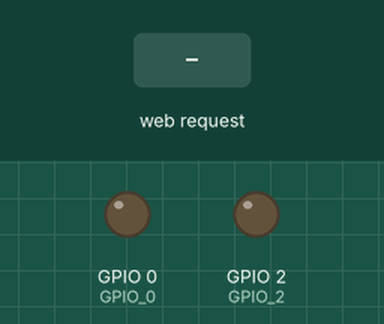
A sketch run on a simulated ESP8266 (NodeMCU). Shown: output pins drawn as LEDs (lit = HIGH). The inputs (shaded band) are chosen by the test bench. WiFi joins after 1.5 s; servers stay silent unless stated; what the sketch prints to the serial monitor is not drawn.

Above: at 3.7 s.
3.8 s: HTTP request GET /switch1On received
At 4.4 s:
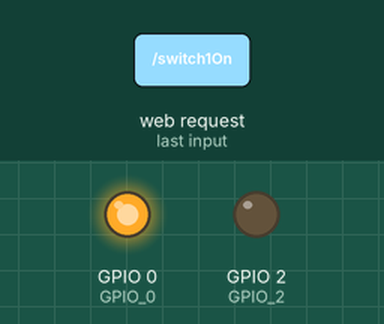
5.3 s: HTTP request GET /switch2On received
At 6.5 s:
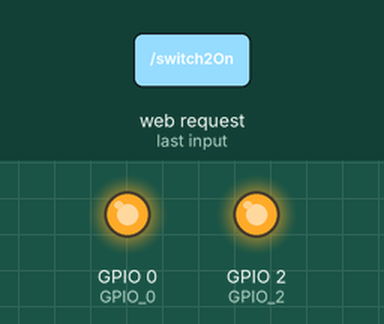
6.8 s: HTTP request GET /switch1Off received
At 7.8 s:
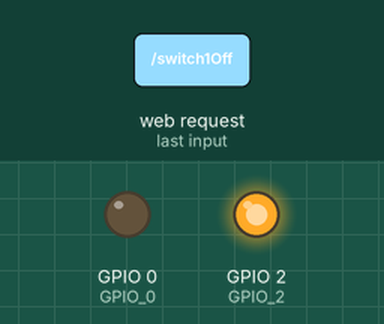
8.3 s: HTTP request GET /switch2Off received
At 9.0 s:
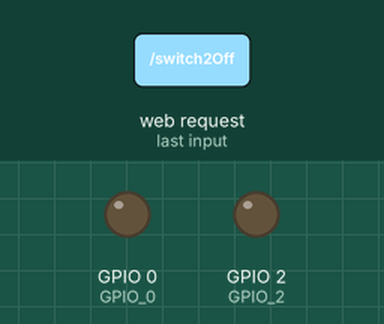
Timing chart, 0 to 10.8 s (numbered marks = the images above; inputs shaded):
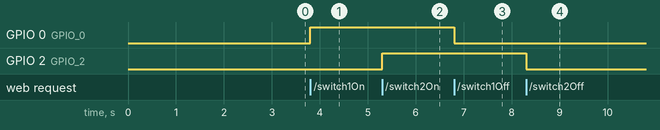

Measured:
- after the input at 3.8 s, GPIO 0 (GPIO_0): LOW → HIGH at once
- after the input at 5.3 s, GPIO 2 (GPIO_2): LOW → HIGH at once
- after the input at 6.8 s, GPIO 0 (GPIO_0): HIGH → LOW at once
- after the input at 8.3 s, GPIO 2 (GPIO_2): HIGH → LOW at once

The sketch:

Home_Automaton.ino
```cpp
 /************
  * The ESP8266 is connected to power loads through mechancical relays
  * BC547 is used for switching the ouput of the ESP-01
  */
#include <ESP8266WiFi.h>
#include <WiFiClient.h>
#include <ESP8266WebServer.h>
#include <ESP8266mDNS.h>

MDNSResponder mdns;

const char* ssid = "Emancipator";  //Enter you Wifi SSID here
const char* password = "emmanuelidiags"; //Enter your password here

ESP8266WebServer server(80);

String mainPage = ""; //The default page
String feedback = ""; //Gives staus of the switch
String currentPage = ""; //Combines main and feedback page

int GPIO_0 = 0; //Pin defanition
int GPIO_2 = 2; //Pin defanition

void setup(void){
  mainPage += "<h1 align=\"center\">Smart Junction Box</h1><h2 align=\"center\">by CircuitDigest</h2><h1 align=\"center\"><p>Switch 1 <a href=\"switch1On\"><button>ON</button></a>&nbsp;<a href=\"switch1Off\"><button>OFF</button>  </a></p>";
  mainPage += "<p>Switch 2 <a href=\"switch2On\"><button>ON</button></a>&nbsp;<a href=\"switch2Off\"><button>OFF</button>  </a></p>";
  feedback = "<h3 align=\"center\">Both Switch 1 and switch 2 are OFF</h3>";

  currentPage = mainPage+feedback;
  // preparing GPIOs
  pinMode(GPIO_0, OUTPUT);
  digitalWrite(GPIO_0, LOW);
  pinMode(GPIO_2, OUTPUT);
  digitalWrite(GPIO_2, LOW);

  delay(1000);
  Serial.begin(115200);
  WiFi.begin(ssid, password);
  Serial.println("");

  // Wait for connection
  while (WiFi.status() != WL_CONNECTED) {
    delay(500);
    Serial.print(".");
  }
  Serial.println("");
  Serial.print("Connected to ");
  Serial.println(ssid);
  Serial.print("IP address: ");
  Serial.println(WiFi.localIP());

  if (mdns.begin("esp8266", WiFi.localIP())) {
    Serial.println("MDNS responder started");
  }

  server.on("/", [](){
    currentPage = mainPage+feedback;
    server.send(200, "text/html", currentPage);
    currentPage = "";
  });


  server.on("/switch1On", [](){
    feedback = "<h3 align=\"center\">Switch 1 turned ON</h3>";
    currentPage=mainPage+feedback;
    server.send(200, "text/html", currentPage);
    currentPage="";
    digitalWrite(GPIO_0, HIGH);
    delay(1000);
  });
  server.on("/switch1Off", [](){
    feedback = "<h3 align=\"center\">Switch 1 turned OFF</h3>";
    currentPage=mainPage+feedback;
    server.send(200, "text/html", currentPage);
    currentPage="";
    digitalWrite(GPIO_0, LOW);
    delay(1000);
  });


  server.on("/switch2On", [](){
    feedback = "<h3 align=\"center\">Switch 2 turned ON</h3>";
    currentPage=mainPage+feedback;
    server.send(200, "text/html", currentPage);
    currentPage="";
    digitalWrite(GPIO_2, HIGH);
    delay(1000);
  });
  server.on("/switch2Off", [](){
    feedback = "<h3 align=\"center\">Switch 2 turned OFF</h3>";
    currentPage=mainPage+feedback;
    server.send(200, "text/html", currentPage);
    currentPage="";
    digitalWrite(GPIO_2, LOW);
    delay(1000);
  });

  server.begin();
  Serial.println("Smart Junction Box is up and running");
}

void loop(void){
  server.handleClient();
}
```
